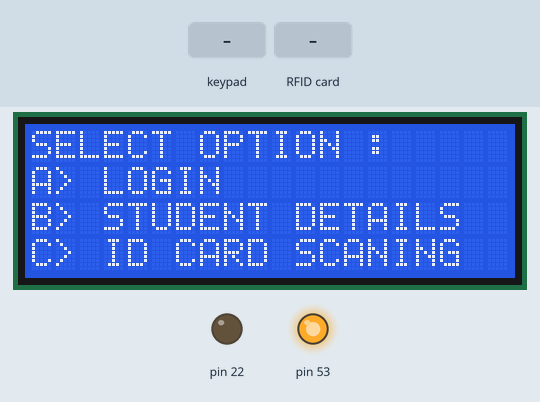
Recording of a sketch running on a simulated Arduino Mega 2560, built with avr-gcc and run on an emulated ATmega2560. Parts: 20×4 character LCD, output pins drawn as LEDs (lit = HIGH). The inputs (shaded band) are chosen by the test bench. What the sketch prints to the serial monitor is not drawn.

Above: at 4.3 s.
4.4 s: key 'A' pressed
At 5.6 s:
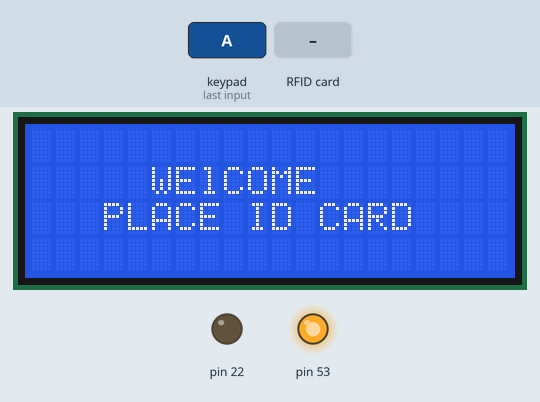
5.9 s: RFID card 5E 7A 19 C4 held to the reader
At 7.0 s:
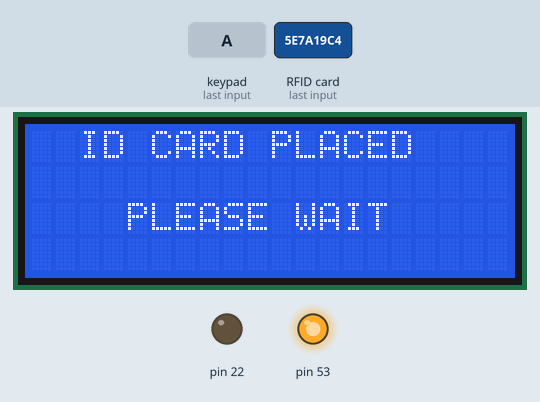
At 17.2 s:
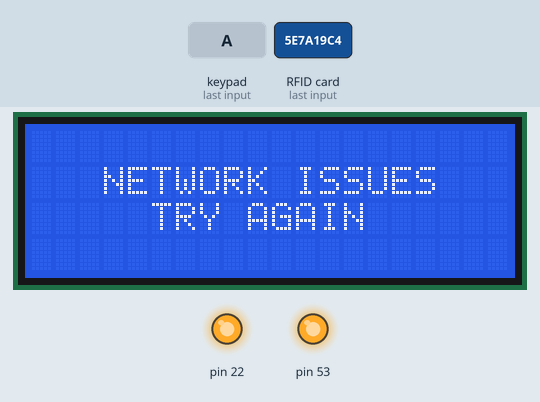
Timing chart, 0 to 19.1 s (numbered marks = the images above; inputs shaded):
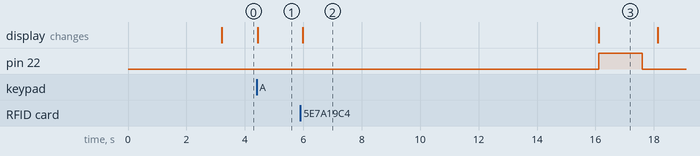

The sketch:

dackforV1.0.1EXP.ino
```cpp
#include <SoftwareSerial.h>
#include <SPI.h>
#include <MFRC522.h>
#include <Wire.h>
#include <LiquidCrystal_I2C.h>
#include <Keypad.h>
#include <String.h>
#include <ArduinoJson.h>
SoftwareSerial iot(A11,A10);
SoftwareSerial mySerial(A9,A8);
LiquidCrystal_I2C lcd(0x27,2,1,0,4,5,6,7,3,POSITIVE);
#define SS_PIN 9
#define RST_PIN 8
int temp=1;
String rfidvalue;
int ci;
char tem;
int i=0;
int len,leni=0;
String reply;
char iotname[300];
int kei=0;
const byte Rows= 4; //number of rows on the keypad
const byte Cols= 4; //number of columns on the keypad
char   key_pressed;
char  kepass[5];
char optkey[0];
String iotpass="1234";
String optchar="#";
char keymap[Rows][Cols]=
{
{'1', '2', '3','A'},
{'4', '5', '6','B'},
{'7', '8', '9','C'},
{'*', '0', '#','D'}
};
//keypad connections to the arduino terminals is given as:
byte rPins[Rows]= {A0,A1,A2,A3};
byte cPins[Cols]= {A4,A5,A6,A7};
// command for library forkeypad
//initializes an instance of the Keypad class
Keypad kpd= Keypad(makeKeymap(keymap), rPins, cPins, Rows, Cols);
int rfi=1;
MFRC522 rfid(SS_PIN, RST_PIN);
MFRC522::MIFARE_Key rfkey;

void setup() {
  mySerial.begin(9600);
  iot.begin(9600);
  pinMode(22,OUTPUT);
  Serial.begin(9600);
  SPI.begin();
  lcd.begin(20,4);
  rfid.PCD_Init();
  //welcome screen
  lcd.clear();
  lcd.setCursor(3,1);
  lcd.print("SCHOOLIECAMBUS");
  lcd.setCursor(3,1);
  lcd.setCursor(0,2);
  lcd.print("version:1.0.1");
  delay(3000);
  lcd.clear();
}
char tempchar=NULL;String bt;
void loop()
{
  mainloop();
}
//Here Functions only and nothing else//
void mainloop()
{
  lcd.setCursor(0,0);
  lcd.print("SELECT OPTION :");
  lcd.setCursor(0,1);
  lcd.print("A> LOGIN");
  lcd.setCursor(0,2);
  lcd.print("B> STUDENT DETAILS");
  lcd.setCursor(0,3);
  lcd.print("C> ID CARD SCANING");
  char mainBack=NULL;
  char var=keypod();
  switch(var){
      case 'A':
          lcd.clear();
          Serial.println("A is pressed \n opens Student login function");
          while(mainBack!='#'){
                loginloop();
                mainBack=keypod();
          }
          Serial.println("switch case A released");
          lcd.clear();
          break;
      case 'B':
          lcd.clear();
          Serial.println("B is pressed \n opens display student information");
          while(mainBack!='#'){
               // stdadd();
                mainBack=keypod();
          }
          Serial.println("Switch case B released");
          lcd.clear();
          break;
      case 'C':
          lcd.clear();
          Serial.println("C is pressed \n id card scanning during adding students procedure");
          while(mainBack!='#'){
                rfidread();
                mainBack =kpd.getKey();
                }
          Serial.println("Switch case C released");lcd.clear();
          break;
      case 'D':

          break;
  }
}

void loginloop(){
  // if( rfi!=0){
    loginwithrfid();
  //}
}

void loginwithrfid(){
beginningofloginwithrfid:
  lcd.setCursor(5,1);
  lcd.print("WElCOME");
  lcd.setCursor(3,2);
  lcd.print("PLACE ID CARD");
  if (!rfid.PICC_IsNewCardPresent() || !rfid.PICC_ReadCardSerial()){
       return;
  }
  //maybe useful in future
  //Serial.print(F("PICC type: "));
  MFRC522::PICC_Type piccType = rfid.PICC_GetType(rfid.uid.sak);
  Serial.println(rfid.PICC_GetTypeName(piccType));
  //Check is the PICC of Classic MIFARE type
  /*if (piccType != MFRC522::PICC_TYPE_MIFARE_MINI &&
      piccType != MFRC522::PICC_TYPE_MIFARE_1K &&
      piccType != MFRC522::PICC_TYPE_MIFARE_4K) {
              Serial.println(F("Your tag is not of type MIFARE Classic."));
              return;
  }*/
  String strID = "";
  for (byte rfi = 0; rfi < 4; rfi++) {
      strID +=
      (rfid.uid.uidByte[rfi] < 0x10 ? "0" : "") +
      String(rfid.uid.uidByte[rfi], HEX) +
      (rfi!=3 ? "" : "");
  }

  Serial.print("Tap card rfkey:");
  if(strID){
    lcd.clear();
    lcd.setCursor(2,0);
    lcd.print("ID CARD PLACED");
    lcd.setCursor(4,2);
    lcd.print("PLEASE WAIT");
    }
  Serial.println(strID);
  rfid.PICC_HaltA();
  rfid.PCD_StopCrypto1();
  String response=connectiot(strID);
  Serial.println(response);
  StaticJsonBuffer<200> jsonBuffer;
  JsonObject& root = jsonBuffer.parseObject(response);
  String isAuthorised=root["success"];
  int isAuthorisedinint=atoi(isAuthorised.c_str());
  Serial.println(isAuthorisedinint);
  if(isAuthorisedinint==1){
    String names=root["message"];
    names.toUpperCase();
    lcd.clear();
    lcd.setCursor(6,0);
    lcd.print("WELCOME");
    lcd.setCursor(0,2);
    lcd.print(names);
    Serial.println(names);
    digitalWrite(22,HIGH);
    delay(250);
    digitalWrite(22,LOW);
    delay(2750);
    lcd.clear();
    }
    else if(isAuthorisedinint==0){
      lcd.clear();
      lcd.setCursor(0,2);
      lcd.print("YOU ARE UNAUTHORISED");
      int _count=1;
      while(_count<7){
      digitalWrite(22,HIGH);
      delay(250);
      digitalWrite(22,LOW);
      delay(250);_count++;
      }
      lcd.clear();
      }
    else if(isAuthorisedinint== -1 ){
        lcd.clear();
        lcd.setCursor(3,1);
        lcd.print("NETWORK ISSUES");
        lcd.setCursor(5,2);
        lcd.print("TRY AGAIN");
        digitalWrite(22,HIGH);
        delay(1500);
        digitalWrite(22,LOW);
        delay(500);
        lcd.clear();
        }
        goto beginningofloginwithrfid;
  }
  /*}else{
    lcd.clear();
    Serial.println("unAutherised card please enter pin to conform");
    lcd.setCursor(0,0);
lcd.print("unauthorised access");
delay(1000);lcd.clear();lcd.print("enter key to login");
   keym();
  }*/


String connectiot(String value){
      String result;
      Serial.println(value);
      iot.println(value);
      bool Ready=false;
      unsigned long previousMillis=millis();
      Serial.println(previousMillis);
      Serial.println("DDD");
      while(Ready==false){
      unsigned long currentSecondInMillis=millis();
      Serial.println(currentSecondInMillis);
      if((currentSecondInMillis-previousMillis)>=10000){
         Serial.println("timeout");
         result="{\"success\":-1,\"message\":\"TRY AGAIN\"}";
         break;
      }
      if(iot.available()){
        result=iot.readString();
        Ready=true;
      }
      }

      Serial.print(result);
      return result;
}

char keypodA(){
    char keypressed = kpd.getKey();
     if (!(keypressed))
     {
      delay(2000);
      keypressed=kpd.getKey();
      if(!(keypressed)){
        return 'A';
      }
          //Serial.println(keypressed);
     }
     return keypressed;
  }

  char keypod(){
    char keypressed = kpd.getKey();
     if (!(keypressed)){

     }

     return keypressed;
  }
void welcomeName(String value){
  Serial.println("it came here too");
  lcd.clear();
  lcd.setCursor(4,0);
  lcd.print("WELCOME");
  lcd.setCursor(0,1);
  lcd.print(value);
  delay(2000);
  lcd.clear();
}

void rfidread(){
fornewscan:

  lcd.setCursor(2,0);
  lcd.print("RFID SCANNING ON");
  lcd.setCursor(3,1);
  lcd.print("PLACE ID CARD");
  if (!rfid.PICC_IsNewCardPresent() || !rfid.PICC_ReadCardSerial()){
       return;
  }
  //maybe useful in future
  Serial.print(F("PICC type: "));
  MFRC522::PICC_Type piccType = rfid.PICC_GetType(rfid.uid.sak);
  Serial.println(rfid.PICC_GetTypeName(piccType));
  //Check is the PICC of Classic MIFARE type
  if (piccType != MFRC522::PICC_TYPE_MIFARE_MINI &&
      piccType != MFRC522::PICC_TYPE_MIFARE_1K &&
      piccType != MFRC522::PICC_TYPE_MIFARE_4K) {
              Serial.println(F("Your tag is not of type MIFARE Classic."));
              return;
  }
  String strID = "";
  for (byte rfi = 0; rfi < 4; rfi++) {
      strID +=
      (rfid.uid.uidByte[rfi] < 0x10 ? "0" : "") +
      String(rfid.uid.uidByte[rfi], HEX) +
      (rfi!=3 ? "" : "");
  }

  Serial.print("Tap card rfkey: ");
  Serial.println(strID);
  rfid.PICC_HaltA();
  rfid.PCD_StopCrypto1();
  lcd.clear();
  delay(10);
  lcd.clear();
  lcd.setCursor(2,0);
  lcd.print("RFID SCANNING ON");
  lcd.setCursor(3,1);
  lcd.print("ID CARD PLACED");
  lcd.setCursor(6,3);
  lcd.print(strID);
  delay(5000);
  lcd.clear();
  char val = kpd.getKey();
     if (!(val)==NO_KEY){
      //Serial.println(val);
      }
      if(val=='#')
      {
       goto fornewscan;
      }
      if(val=='*'){
        return ;
      }
      }
```

Measured:
- after the input at 4.4 s, the display: changes at once (image 1)
- after the input at 5.9 s, pin 22: LOW → HIGH after 10.2 s, → LOW 1.5 s later; the display: changes after 0.07 s (image 2)
- what the display in image 2 shows lasts 10.1 s, from 6.0 s to 16.1 s
